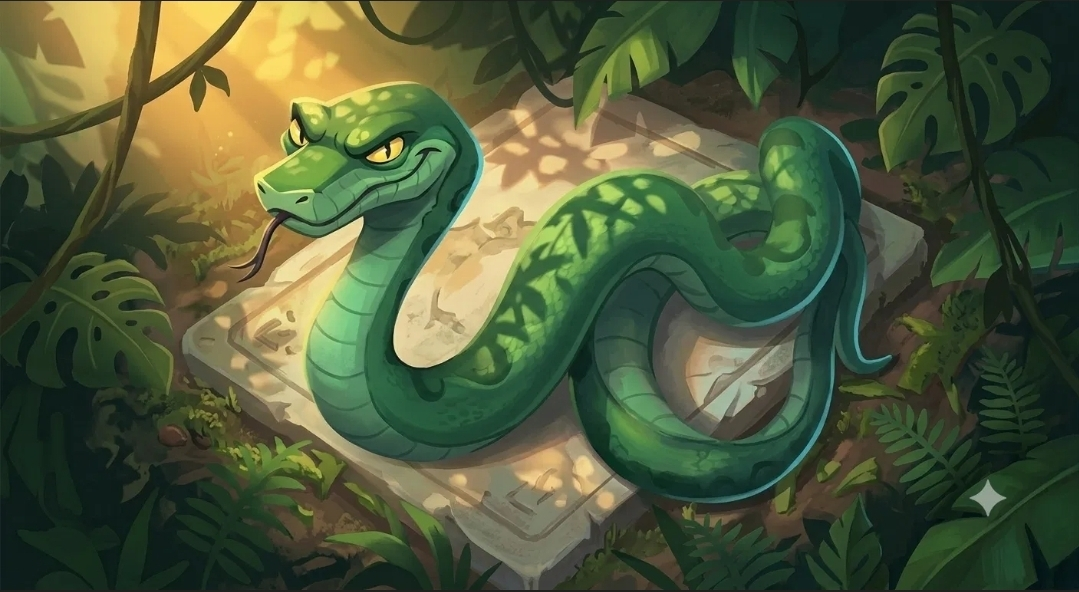
#> input picture art/source/snakes/slick/portrait.jpg, 1079 x 592 px
$ python -i cut_snake.py   (imports and definitions only)
#> lines starting #> are read from the running program, lines starting #| are printed output that depends on the picture; after the words box and inside, x2 and y2 are one past the last pixel; in counts of white or black regions, pixels touching at a corner belong together
#!/usr/bin/env python3
"""
cut_snake.py — turn a snake board-run illustration into game-ready parts.

Takes a snake painted on a flat magenta background and outputs:
    <id>_body.png    seamless, tileable body texture (clean, no markings)
    <id>_head.png    head sprite, undistorted
    <id>_tail.png    tail sprite, undistorted
    <id>_blotch.png  one marking, for procedural stamping
    <id>_parts.json  measurements + anchor points

HOW IT WORKS
    Cutting a rectangle out of a curved snake never tiles cleanly. So this
    traces the snake's centreline, samples slices perpendicular to it, and
    straightens the whole snake into a flat strip. The body texture is then
    taken from the most uniform section of that strip and its seam is
    cross-faded, so it tiles invisibly at any length.

USAGE
    # two source images (recommended): clean version + marked version
    python3 cut_snake.py --clean R05.png --marked R06.png --id slick

    # one source image (works fine, body will contain its markings)
    python3 cut_snake.py --clean maya.png --id maya

    # optional
    --out DIR        output folder (default: current)
    --tail-frac 0.13 fraction of the body treated as tail   (raise if tail is long)
    --head-frac 0.86 where the head starts, 0-1 from tail   (lower if head is big)

REQUIREMENTS
    pip install pillow numpy scipy scikit-image
"""

import argparse, json, os
import numpy as np
from PIL import Image
from scipy import ndimage
from scipy.ndimage import map_coordinates, uniform_filter1d
from skimage.morphology import medial_axis
import heapq


def key_magenta(path):
    """Remove the flat magenta background, keep the largest remaining blob."""
#> called with path = '../art/source/snakes/slick/portrait.jpg'
    rgb = np.array(Image.open(path).convert('RGB')).astype(int)
    R, G, B = rgb[..., 0], rgb[..., 1], rgb[..., 2]
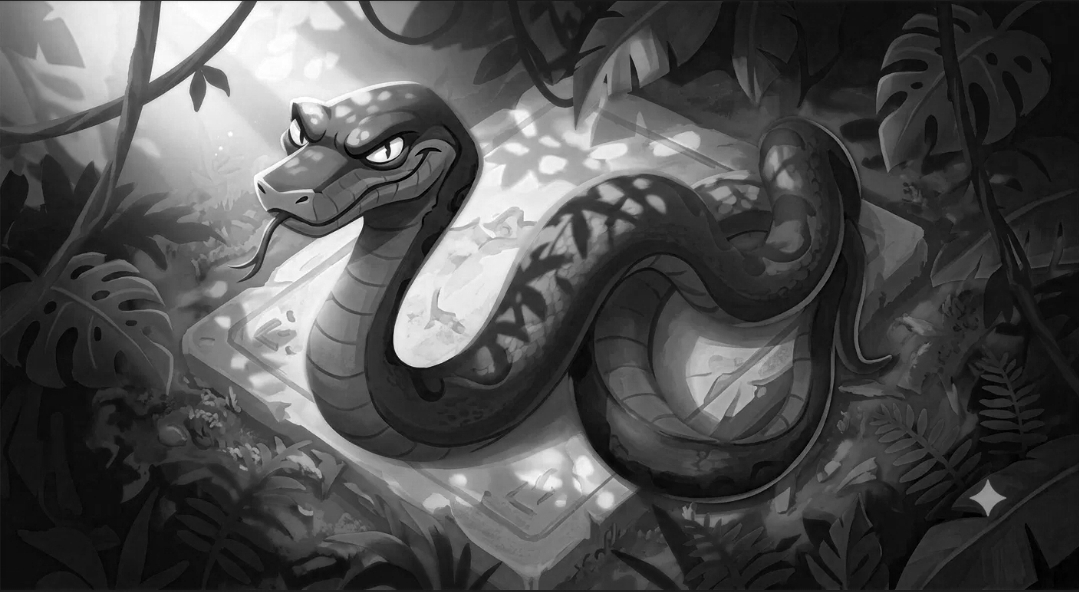
#> R: shape (592, 1079) int64; min 0, max 255, mean 78.1
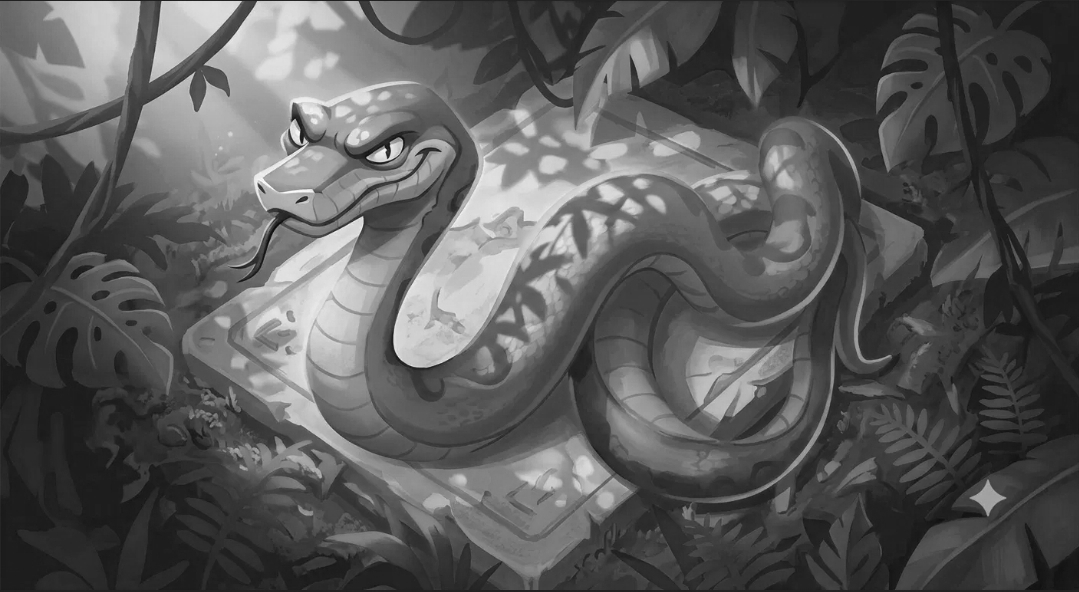
#> G: shape (592, 1079) int64; min 9, max 254, mean 89.3
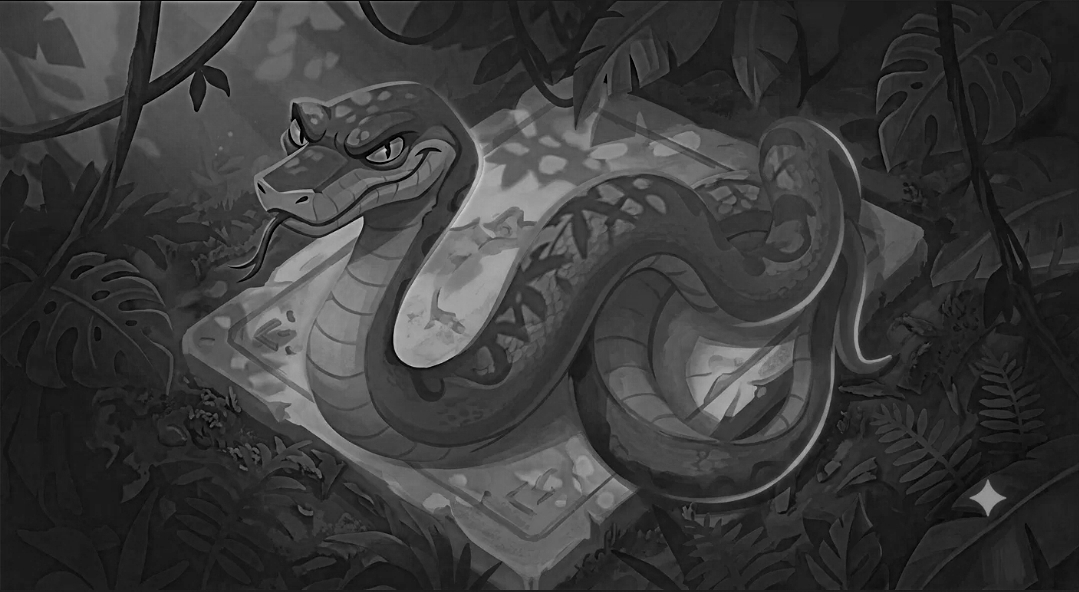
#> B: shape (592, 1079) int64; min 0, max 211, mean 58.2
    mag = (R > 150) & (B > 150) & (G < 110) & (np.abs(R - B) < 70)
#> mag: shape (592, 1079) bool; every value is 0
    m = ~mag
#> m: shape (592, 1079) bool; every value is 1
    m = ndimage.binary_opening(m, np.ones((3, 3)))
    m = ndimage.binary_closing(m, np.ones((5, 5)))
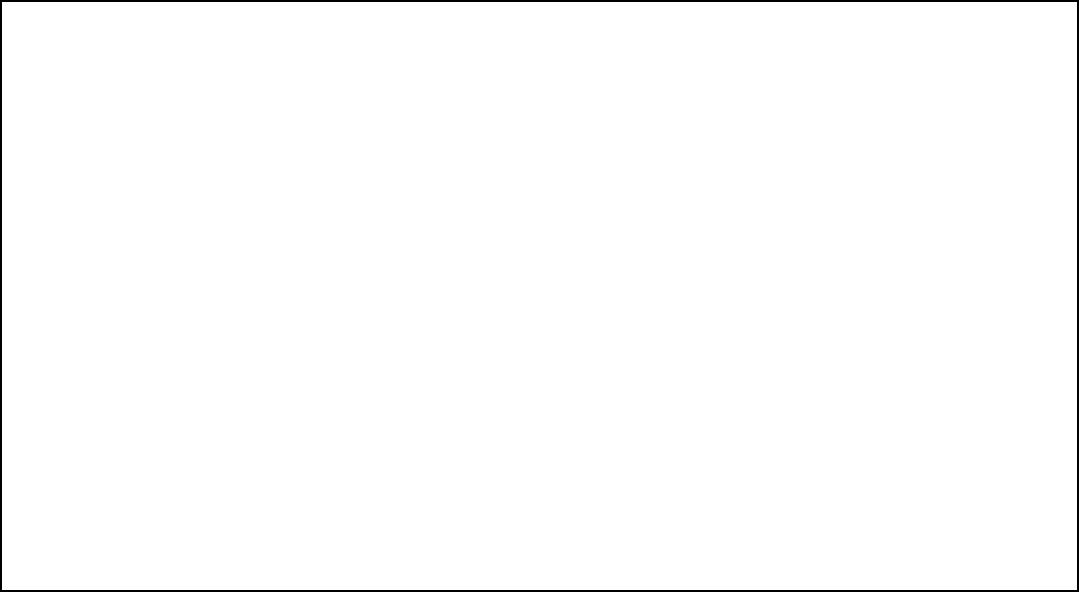
#> m: shape (592, 1079) bool; 99% white; 1 black region, box (x1, y1, x2, y2) and area: (0, 0, 1079, 592) 6668
    lab, n = ndimage.label(m)
#> n = 1
    if n == 0:
        raise SystemExit(f"No subject found in {path} — is the background flat magenta?")
    sizes = ndimage.sum(m, lab, range(1, n + 1))
#> sizes = [632100]
    m = lab == (np.argmax(sizes) + 1)
    rgba = np.dstack([rgb.astype(np.uint8), (m * 255).astype(np.uint8)]).astype(float)
    return rgba, m


# [302 lines left out: functions centreline, unwrap, main, not called in this run]


# [2 lines not run here, left out]

>>> result = key_magenta('../art/source/snakes/slick/portrait.jpg')
